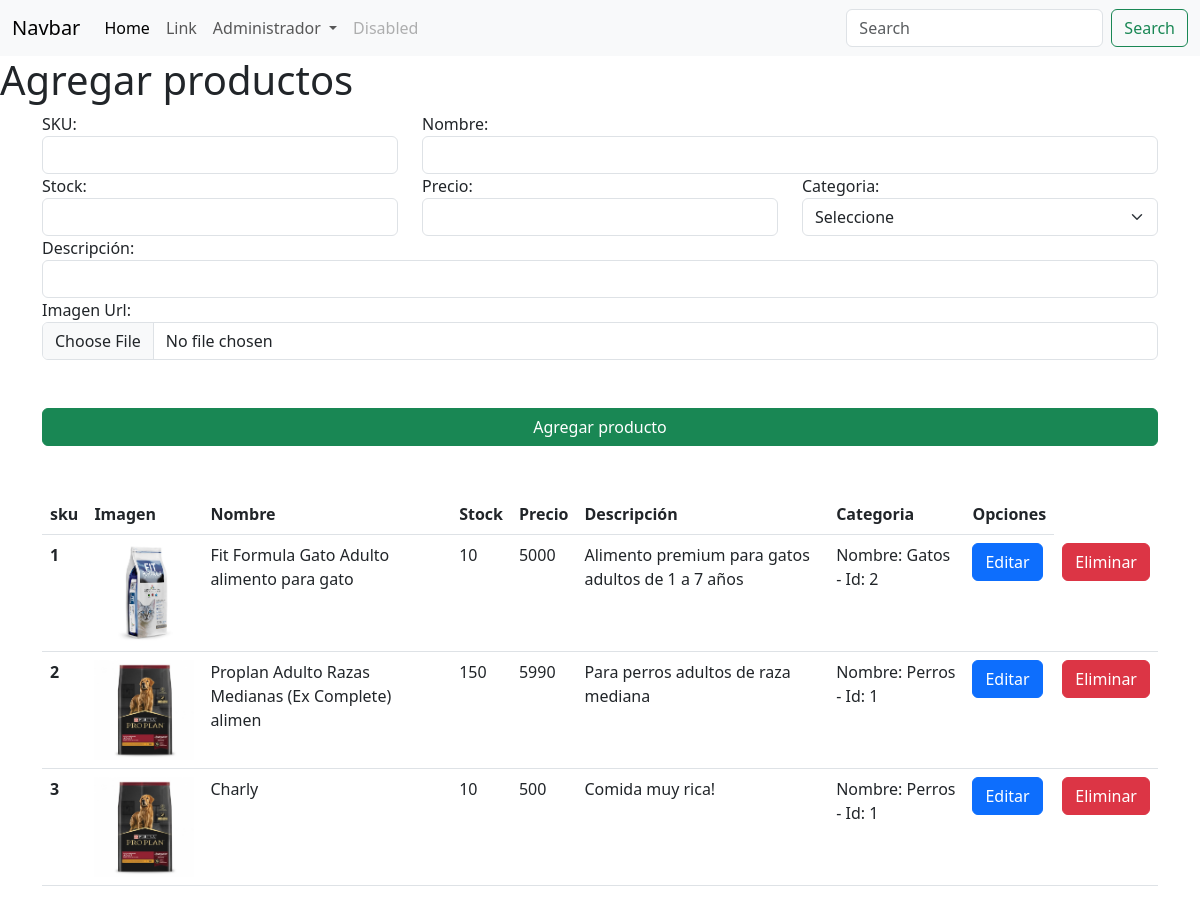
/agregarProducto, run on an earlier commit of the app's database.
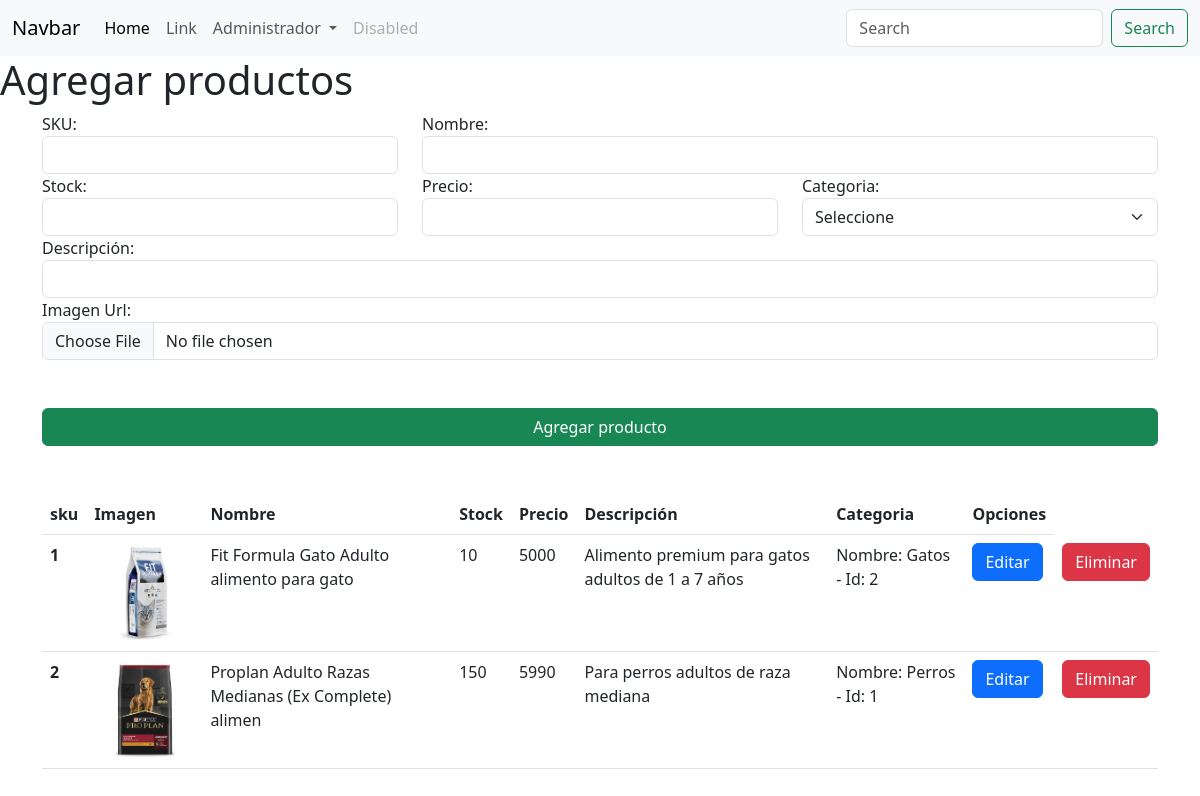
And on a later commit of the database.
### apps/Tienda/models.py (models this page shows, shortened)
class Producto(models.Model):
    sku = models.IntegerField(primary_key=True)
    nombre = models.CharField(max_length=50)
    stock = models.IntegerField()
    precio = models.IntegerField()
    descripcion = models.CharField(max_length=200)
    id_categoria = models.ForeignKey(Categoria,on_delete=models.CASCADE)
    imagen_url = models.ImageField(upload_to='imagenesProducto')

class Categoria(models.Model):
    id_categoria = models.IntegerField(primary_key=True)
    nombre_categoria = models.CharField(max_length=100)
    def __str__(self):
        txt = "Nombre: {0} - Id: {1}"
        return txt.format(self.nombre_categoria,self.id_categoria)

### apps/Tienda/views.py (the view)
# urls.py: path('agregarProducto',views.cargarAgregarProducto),
def cargarAgregarProducto(request):
    categorias = Categoria.objects.all()
    productos = Producto.objects.all()
    return render(request,"agregarProducto.html",{"cate":categorias, "prod":productos})

### apps/Tienda/templates/agregarProducto.html (shortened to what this page needs)
{% extends './base.html' %}
{% load static %}
{% block body %}
    <h1>Agregar productos</h1>
    <div class="container">
        <form id="agregarProductoForm" action="/agregarProductoForm" method="POST" enctype="multipart/form-data"> {% csrf_token %}
            <div class="row">
                <div class="col-md-4">
                    <label for="txtSku">SKU:</label>
                    <input name="txtSku" id="txtSku" type="text" class="form-control">
                </div>
                <div class="col-md-8">
                    <label for="txtNombre">Nombre:</label>
                    <input name="txtNombre" id="txtNombre" type="text" class="form-control">
                </div>
                <div class="col-md-4">
                    <label for="txtStock">Stock:</label>
                    <input name="txtStock" id="txtStock" type="text" class="form-control">
                </div>
                <div class="col-md-4">
                    <label for="txtPrecio">Precio:</label>
                    <input name="txtPrecio" id="txtPrecio" type="text" class="form-control">
                </div>
                <div class="col-md-4">
                    <label for="cmbCategoria">Categoria:</label>
                    <select name="cmbCategoria" id="cmbCategoria" class="form-select" aria-label="Default select example">
                        <option disabled selected>Seleccione</option>
                      </select>
                </div>
                <div class="col-md-12">
                    <label for="txtDescripcion">Descripción:</label>
                    <input name="txtDescripcion" id="txtDescripcion" type="text" class="form-control">
                </div>
                <div class="col-md-12">
                    <label for="txtImg">Imagen Url:</label>
                    <input name="txtImg" id="txtImg" type="file" class="form-control">
                </div>
            </div>
            <button class="btn btn-success mt-5 w-100">Agregar producto</button>
        </form>
    </div>
    <div class="container mt-5">
        <table class="table">
            <thead>
              <tr>
                <th scope="col">sku</th>
                <th scope="col">Imagen</th>
                <th scope="col">Nombre</th>
                <th scope="col">Stock</th>
                <th scope="col">Precio</th>
                <th scope="col">Descripción</th>
                <th scope="col">Categoria</th>
                <th scope="col">Opciones</th>
              </tr>
            </thead>
            <tbody>
                {% for p in prod %}
              <tr>
                <th scope="row">{{p.sku}}</th>
                <td><img src="{{p.imagen_url.url}}" alt="" height="100"></td>
                <td>{{p.nombre}}</td>
                <td>{{p.stock}}</td>
                <td>{{p.precio}}</td>
                <td>{{p.descripcion}}</td>
                <td>{{p.id_categoria}}</td>
                <td><a href="/editarProducto/{{p.sku}}" class="btn btn-primary">Editar</a></td>
                <td><a href="/eliminarProducto/{{p.sku}}" class="btn btn-danger">Eliminar</a></td>
              </tr>
              {% endfor %}
            </tbody>
          </table>
    </div>
{% endblock %}

What changed in the data, as far as the page shows it:
removed Producto: sku "3", imagen_url (picture), nombre "Charly", stock "10", precio "500", descripcion "Comida muy rica!", id_categoria "Nombre: Perros - Id: 1"
